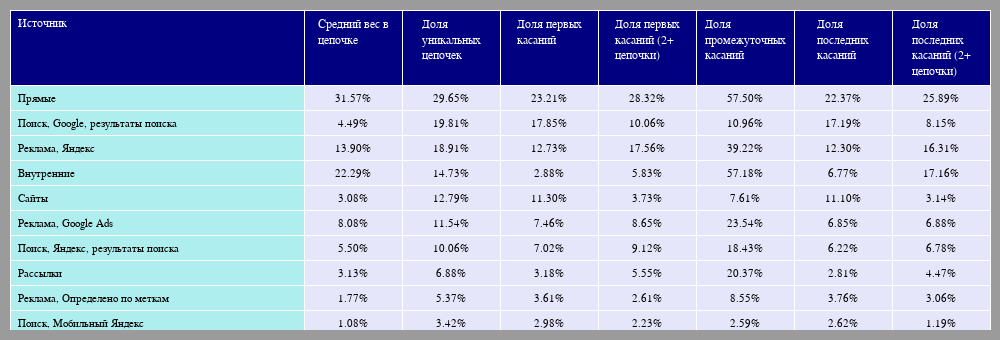

Notebook code for this chart:
### Code cell
all_chains_formatted_df = source_in_chains_df[['SourceName', 'in_chain_perc_total', 'unique_chains_perc', 'first_touch_total', 'first_touch_2plus', 'mid_touch_3plus', 'last_touch_total', 'last_touch_2plus']] \
    .sort_values('unique_chains_perc', ascending=False) \
    .rename(columns={'SourceName': 'Источник', 'in_chain_perc_total': 'Средний вес в цепочке', 'unique_chains_perc': 'Доля уникальных цепочек', 
                     'first_touch_total': 'Доля первых касаний', 'first_touch_2plus': 'Доля первых касаний (2+ цепочки)', 
                     'mid_touch_3plus': 'Доля промежуточных касаний', 'last_touch_total': 'Доля последних касаний', 'last_touch_2plus': 'Доля последних касаний (2+ цепочки)'}) \
    .head(10)

all_chains_formatted_df['Средний вес в цепочке'] = all_chains_formatted_df['Средний вес в цепочке'].apply(lambda x: f"{x:.2%}")
all_chains_formatted_df['Доля уникальных цепочек'] = all_chains_formatted_df['Доля уникальных цепочек'].apply(lambda x: f"{x:.2%}")
all_chains_formatted_df['Доля первых касаний'] = all_chains_formatted_df['Доля первых касаний'].apply(lambda x: f"{x:.2%}")
all_chains_formatted_df['Доля первых касаний (2+ цепочки)'] = all_chains_formatted_df['Доля первых касаний (2+ цепочки)'].apply(lambda x: f"{x:.2%}")
all_chains_formatted_df['Доля промежуточных касаний'] = all_chains_formatted_df['Доля промежуточных касаний'].apply(lambda x: f"{x:.2%}")
all_chains_formatted_df['Доля последних касаний'] = all_chains_formatted_df['Доля последних касаний'].apply(lambda x: f"{x:.2%}")
all_chains_formatted_df['Доля последних касаний (2+ цепочки)'] = all_chains_formatted_df['Доля последних касаний (2+ цепочки)'].apply(lambda x: f"{x:.2%}")

plotly_pretty_table(all_chains_formatted_df, width=1000, height=340, columnwidth = [30, 10, 10, 10, 10, 10, 10, 10])

### Figure 1 — Plotly figure (JSON) as saved in the notebook; plotly's stock layout.template omitted (floating-point values rounded to 4 significant figures)
{"data": [{"cells": {"align": ["left", "center", "center"], "fill": {"color": ["paleturquoise", "lavender"]}, "font": {"color": "black", "size": 11}, "height": 25, "values": [["Прямые", "Поиск, Google, результаты поиска", "Реклама, Яндекс", "Внутренние", "Сайты", "Реклама, Google Ads", "Поиск, Яндекс, результаты поиска", "Рассылки", "Реклама, Определено по меткам", "Поиск, Мобильный Яндекс"], ["31.57%", "4.49%", "13.90%", "22.29%", "3.08%", "8.08%", "5.50%", "3.13%", "1.77%", "1.08%"], ["29.65%", "19.81%", "18.91%", "14.73%", "12.79%", "11.54%", "10.06%", "6.88%", "5.37%", "3.42%"], ["23.21%", "17.85%", "12.73%", "2.88%", "11.30%", "7.46%", "7.02%", "3.18%", "3.61%", "2.98%"], ["28.32%", "10.06%", "17.56%", "5.83%", "3.73%", "8.65%", "9.12%", "5.55%", "2.61%", "2.23%"], ["57.50%", "10.96%", "39.22%", "57.18%", "7.61%", "23.54%", "18.43%", "20.37%", "8.55%", "2.59%"], ["22.37%", "17.19%", "12.30%", "6.77%", "11.10%", "6.85%", "6.22%", "2.81%", "3.76%", "2.62%"], ["25.89%", "8.15%", "16.31%", "17.16%", "3.14%", "6.88%", "6.78%", "4.47%", "3.06%", "1.19%"]]}, "columnwidth": [30, 10, 10, 10, 10, 10, 10, 10], "header": {"align": ["left", "center", "center"], "fill": {"color": "navy"}, "font": {"color": "white", "size": 12}, "height": 30, "values": ["Источник", "Средний вес в цепочке", "Доля уникальных цепочек", "Доля первых касаний", "Доля первых касаний (2+ цепочки)", "Доля промежуточных касаний", "Доля последних касаний", "Доля последних касаний (2+ цепочки)"]}, "type": "table"}], "layout": {"font": {"color": "black", "family": "Calibri", "size": 12}, "height": 340, "margin": {"b": 10, "l": 10, "r": 10, "t": 10}, "paper_bgcolor": "rgba(155,155,155,1)", "width": 1000}}
